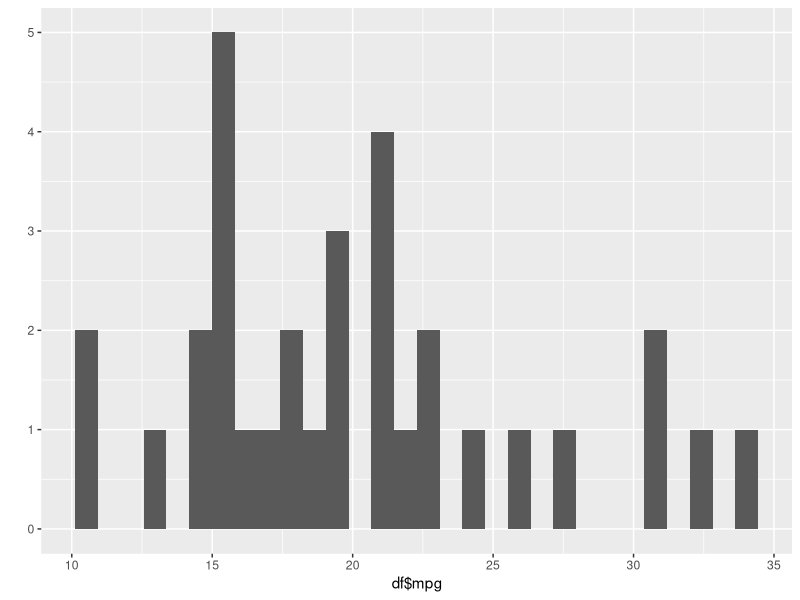
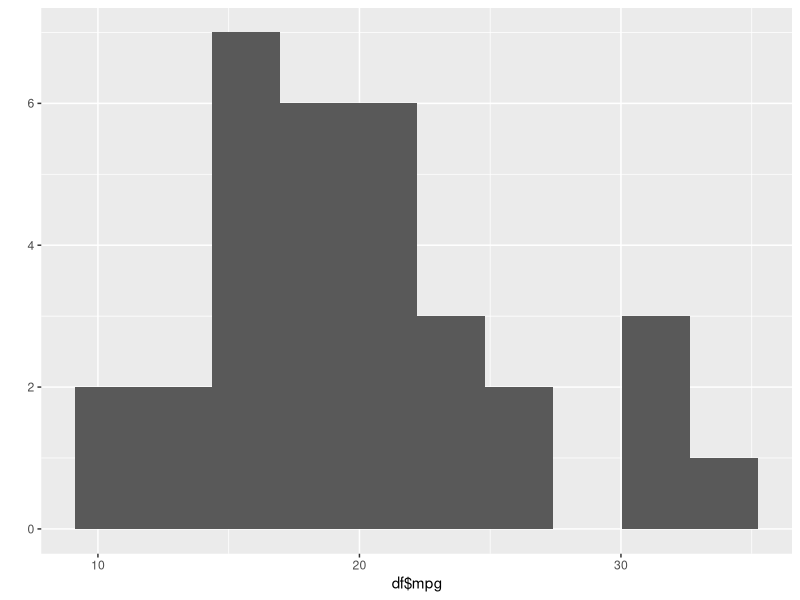
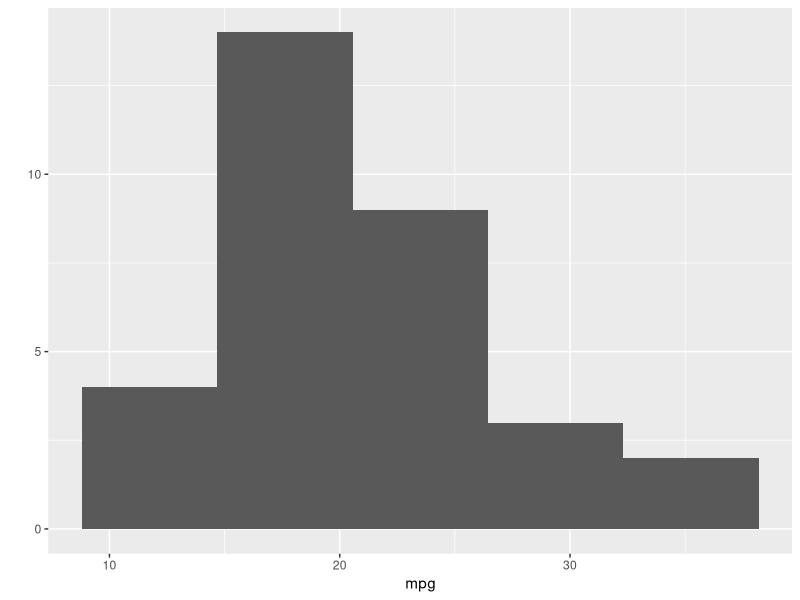
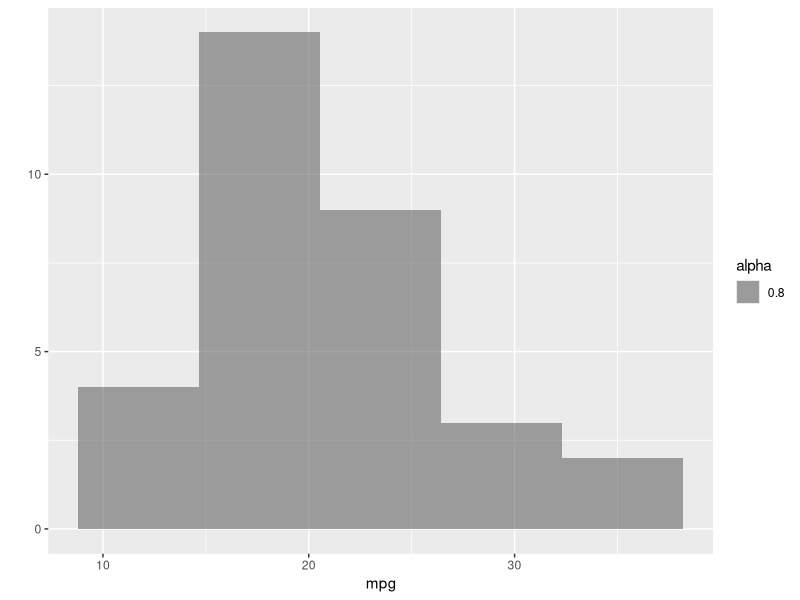
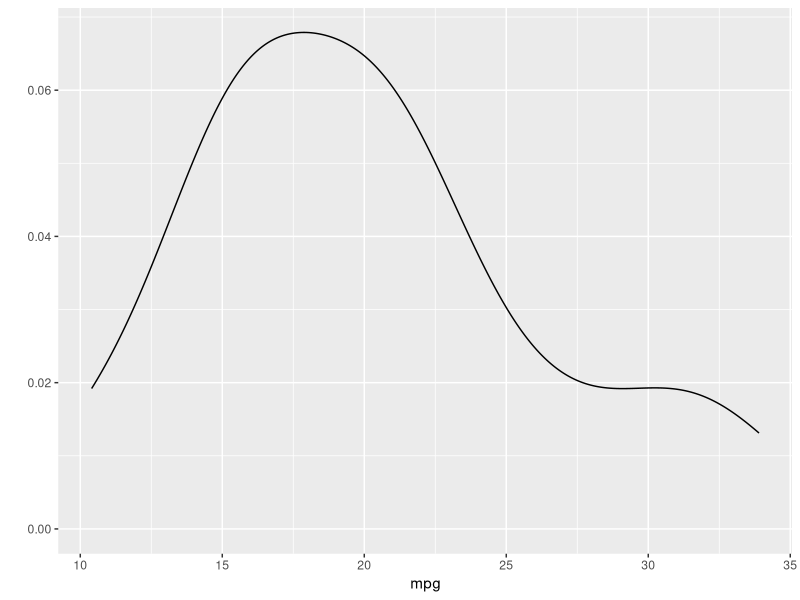
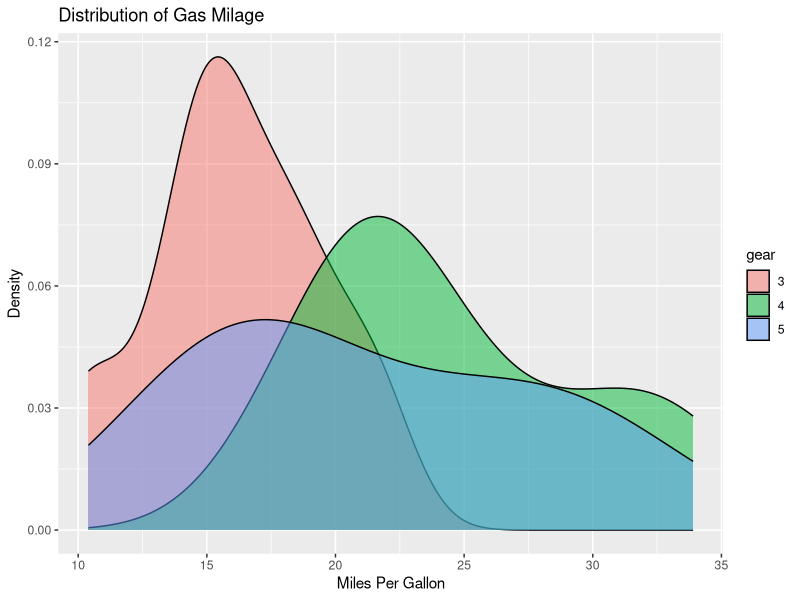
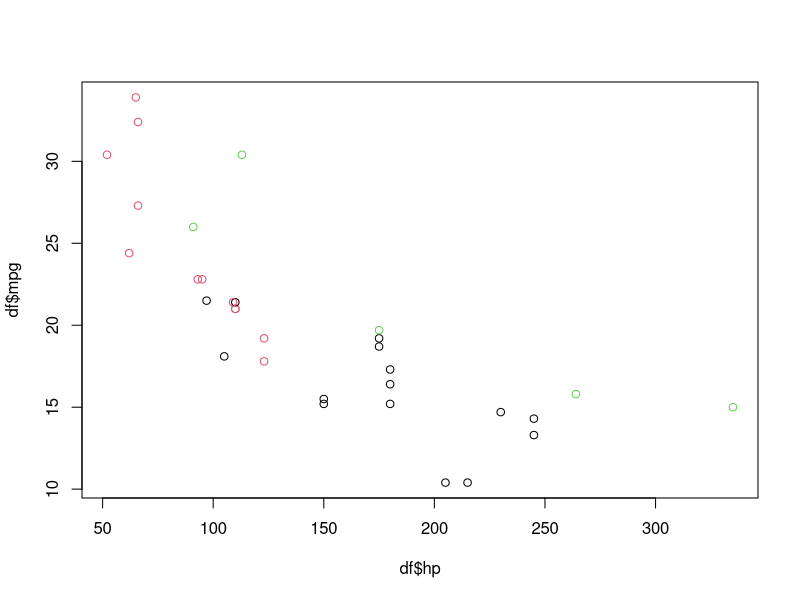
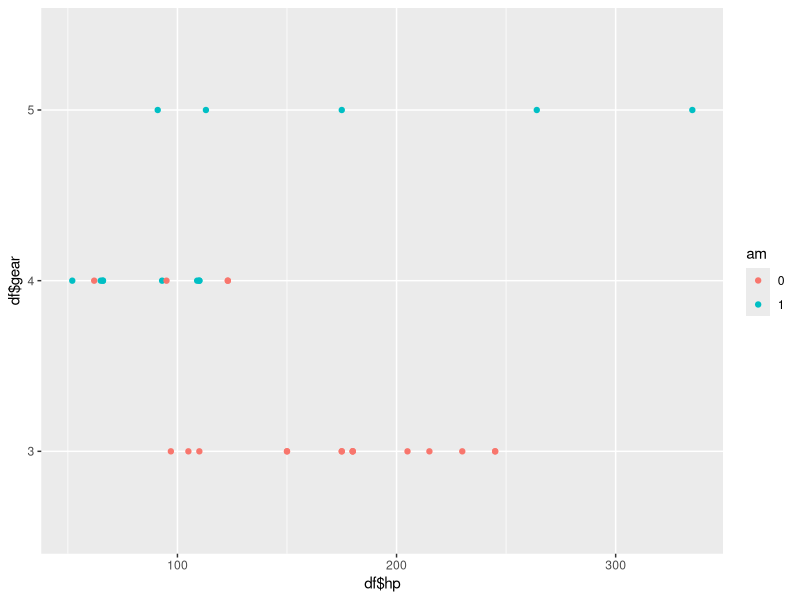

Reproduce these figures in R, in order.
# qplot

library(ggplot2)

df = mtcars

qplot(x=df$mpg)

qplot(x=df$mpg, bins=10)

qplot(x=mpg, data=df, geom="histogram", bins=5)

qplot(x=mpg, data=df, geom="histogram", bins=5, alpha=.8)

qplot(mpg, data=df, geom="density", fill=gear, alpha=I(.5))

#no effect of gear : create gear as factor
catcols = c('gear','cyl','am','vs','carb')
df[catcols] = lapply(df[catcols], as.factor)
qplot(mpg, data=df, geom="density", fill=gear, alpha=I(.5), main="Distribution of Gas Milage", xlab="Miles Per Gallon", ylab="Density")


# Scatterplot of mpg vs. hp for each combination of gears and cylinders
plot(y=df$mpg, x=df$hp, col=df$gear) # for each gear type
catcols = c('gear','cyl','am','vs','carb')
df[catcols] = lapply(df[catcols], as.factor)
#Error: A continuous variable can not be mapped to shape
str(df)
qplot(x=df$hp, y=df$gear, data=df, col=am)
qplot(x=df$hp, y=df$gear, data=df, col=am, facets = gear ~ cyl)
qplot(x=df$hp, y=df$gear, data=df, col=am, facets = gear ~ cyl, shape= am, size=I(3))

# in each facet, transmittion type is represented by shape and color
qplot(hp, mpg, data=df, shape=am, color=vs, facets=gear~cyl, size=I(3), xlab="Horsepower", ylab="Miles per Gallon") 


## Separate regressions of mpg on weight for each number of cylinders
qplot(x=wt, y=mpg, data=df)
qplot(wt, mpg, data=mtcars, geom=c("point")) 
qplot(wt, mpg, data=mtcars, geom=c("smooth")) 
#combine both geometry : smooth = confindence interval
qplot(wt, mpg, data=mtcars, geom=c("point", "smooth")) 
qplot(x=wt, y=mpg, data=mtcars, geom=c("point", "smooth"), color=cyl)
qplot(x=wt, y=mpg, data=mtcars, geom=c("point", "smooth"), color=cyl, facets = . ~ gear)

qplot(x=wt, y=mpg, data=mtcars, geom=c("point", "smooth"), color=cyl, facets = cyl ~ .)

qplot(x=wt, y=mpg, data=mtcars, geom=c("point", "smooth"), color=cyl, facets = cyl ~ gear)

qplot(x=wt, y=mpg, data=mtcars, geom=c("point", "smooth"), color=cyl, main="Regression of MPG on Weight", xlab="Weight", ylab="Miles per Gallon")

#method and formula not reqd to be given
#formula used for lm : y ~ x: predict y on x (linear regression)


# Boxplots of mpg by number of gears 
# observations (points) are overlayed and jittered
qplot(gear, mpg, data=df, geom=c("boxplot"))
qplot(gear, mpg, data=df, geom=c("jitter"))
#spread the values which fall into same point
qplot(gear, mpg, data=df, geom=c("boxplot", "jitter"),  fill=gear)

qplot(gear, mpg, data=df, geom=c("boxplot", "jitter"),  fill=gear, main="Mileage by Gear Number",  xlab="Gear", ylab="Miles per Gallon")
